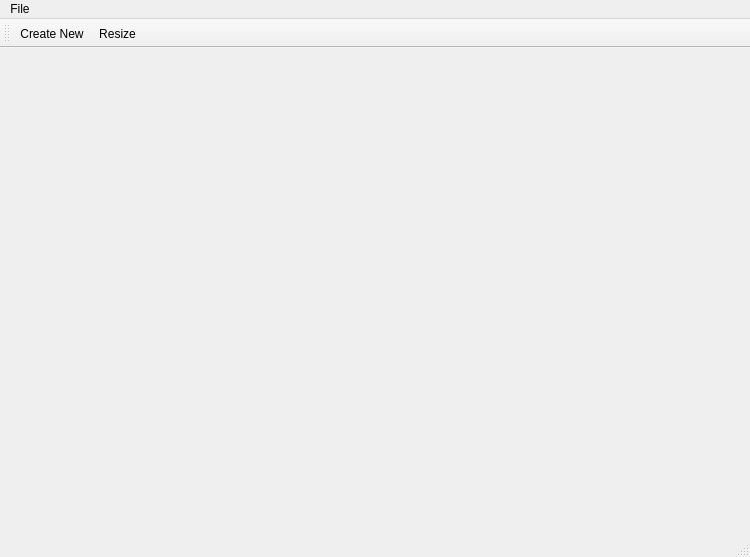
<ui version="4.0" >
 <class>terraingenClass</class>
 <widget class="QMainWindow" name="terraingenClass" >
  <property name="geometry" >
   <rect>
    <x>0</x>
    <y>0</y>
    <width>750</width>
    <height>557</height>
   </rect>
  </property>
  <property name="windowTitle" >
   <string>terraingen</string>
  </property>
  <widget class="QWidget" name="centralWidget" />
  <widget class="QMenuBar" name="menuBar" >
   <property name="geometry" >
    <rect>
     <x>0</x>
     <y>0</y>
     <width>750</width>
     <height>21</height>
    </rect>
   </property>
   <widget class="QMenu" name="menuFile" >
    <property name="title" >
     <string>File</string>
    </property>
   </widget>
   <addaction name="menuFile" />
  </widget>
  <widget class="QToolBar" name="mainToolBar" >
   <attribute name="toolBarArea" >
    <enum>TopToolBarArea</enum>
   </attribute>
   <attribute name="toolBarBreak" >
    <bool>false</bool>
   </attribute>
   <addaction name="actionCreateNew" />
   <addaction name="actionResize" />
  </widget>
  <widget class="QStatusBar" name="statusBar" />
  <action name="actionCreateNew" >
   <property name="text" >
    <string>Create New</string>
   </property>
  </action>
  <action name="actionResize" >
   <property name="text" >
    <string>Resize</string>
   </property>
  </action>
 </widget>
 <layoutdefault spacing="6" margin="11" />
 <resources/>
 <connections/>
</ui>
